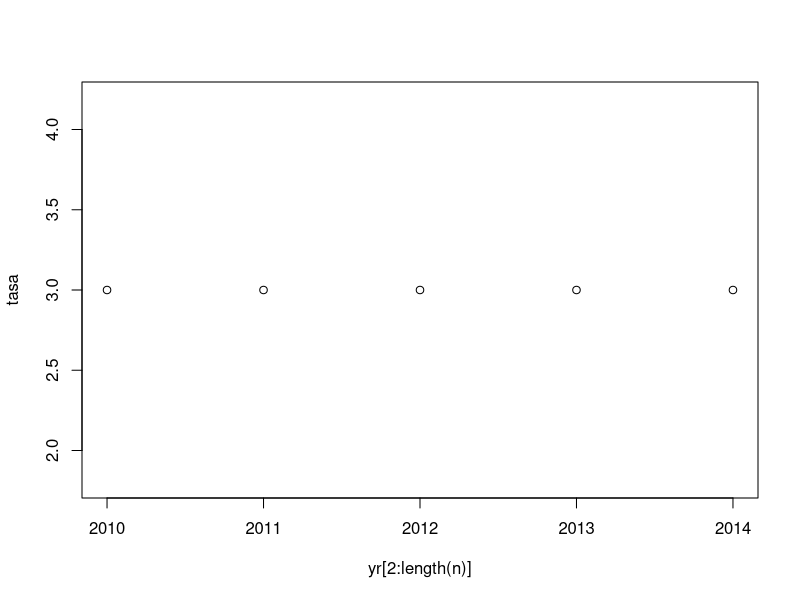
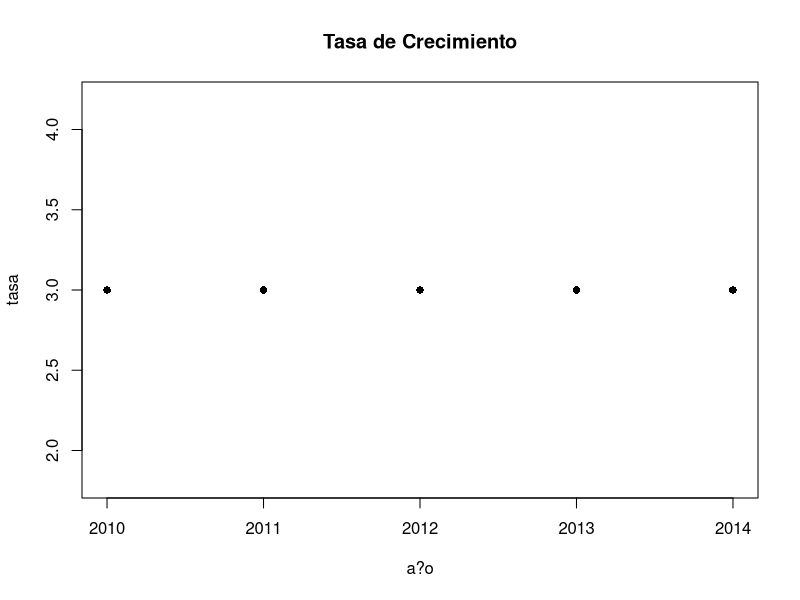

R code for these plots, in order:
## ---- chunk 1
2 + 2

2 * 3

3^2

2/3

exp(1)

log(10)

log10(10)
## ---- chunk 2
2 > 1

2 == 1

2 <= 2 
## ---- chunk 3
n <- c(2, 6, 18, 54, 162, 486)  
## ---- chunk 4
n
## ---- chunk 5
yr <- 2009:2014
## ---- chunk 6
n[2]
## ---- chunk 7
n[yr==2010]
## ---- chunk 8
idx <- which(yr == 2010)
n[idx]
## ---- chunk 9
n[3:6]
## ---- chunk 10
n[yr >= 2011]
## ---- chunk 11
idx <- which(yr > 2010)
n[idx]
## ---- chunk 12
tasa <- numeric(length(n) - 1)
## ---- chunk 13
for(i in 2:length(n)){
  tasa[i-1] <- n[i]/n[i-1]
}
## ---- chunk 14
for(i in 1:(length(n)-1)){
  tasa[i] <- n[i+1]/n[i]
}
## ---- chunk 15
tasa
## ---- chunk 16
plot(yr[2:length(n)], tasa)
## ---- chunk 17
plot(yr[2:length(n)], tasa, main="Tasa de Crecimiento", xlab="a?o", pch=16)
